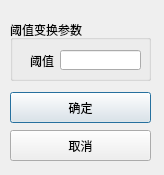
<?xml version="1.0" encoding="UTF-8"?>
<ui version="4.0">
 <class>setThreshold</class>
 <widget class="QDialog" name="setThreshold">
  <property name="geometry">
   <rect>
    <x>0</x>
    <y>0</y>
    <width>164</width>
    <height>175</height>
   </rect>
  </property>
  <property name="windowTitle">
   <string>Dialog</string>
  </property>
  <widget class="QGroupBox" name="groupBox">
   <property name="geometry">
    <rect>
     <x>10</x>
     <y>20</y>
     <width>141</width>
     <height>61</height>
    </rect>
   </property>
   <property name="title">
    <string>阈值变换参数</string>
   </property>
   <widget class="QLabel" name="label">
    <property name="geometry">
     <rect>
      <x>20</x>
      <y>30</y>
      <width>31</width>
      <height>21</height>
     </rect>
    </property>
    <property name="text">
     <string>阈值</string>
    </property>
   </widget>
   <widget class="QLineEdit" name="thresholdValue">
    <property name="geometry">
     <rect>
      <x>50</x>
      <y>30</y>
      <width>81</width>
      <height>20</height>
     </rect>
    </property>
   </widget>
  </widget>
  <widget class="QPushButton" name="okButton">
   <property name="geometry">
    <rect>
     <x>10</x>
     <y>92</y>
     <width>141</width>
     <height>31</height>
    </rect>
   </property>
   <property name="text">
    <string>确定</string>
   </property>
  </widget>
  <widget class="QPushButton" name="cancelButton">
   <property name="geometry">
    <rect>
     <x>10</x>
     <y>130</y>
     <width>141</width>
     <height>31</height>
    </rect>
   </property>
   <property name="text">
    <string>取消</string>
   </property>
  </widget>
 </widget>
 <resources/>
 <connections/>
</ui>
